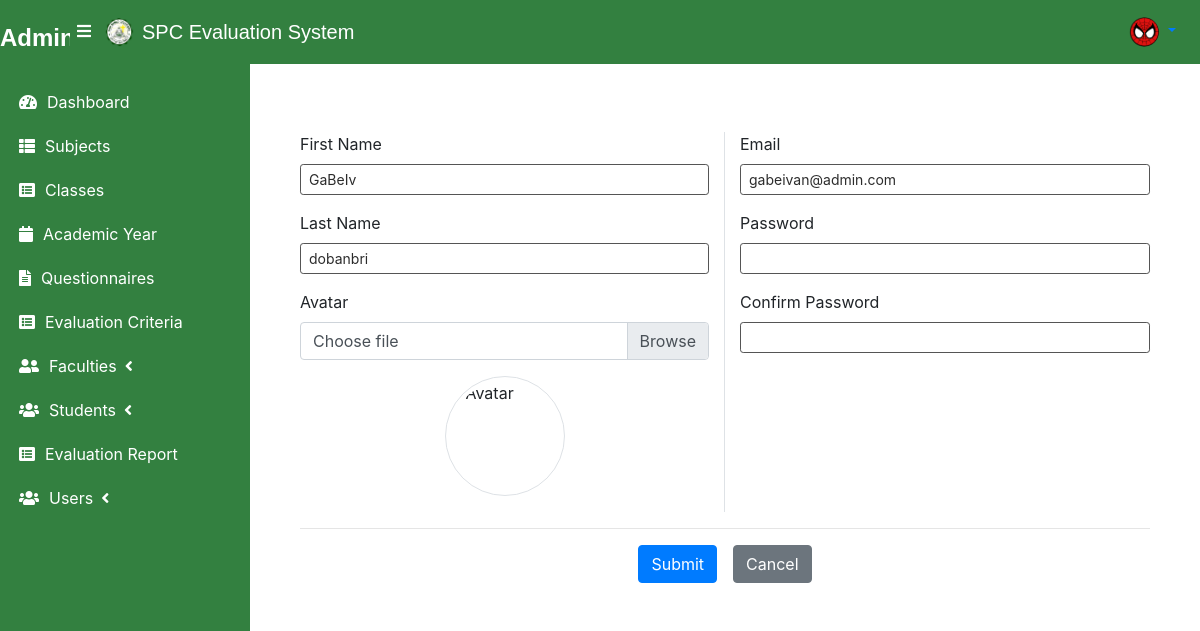
Page /users/1 (signed in) on the committed database.
### tables this page shows
CREATE TABLE users (
    id INTEGER PRIMARY KEY AUTOINCREMENT,
    firstname TEXT NOT NULL,
    lastname TEXT NOT NULL,
    email TEXT NOT NULL UNIQUE,
    password TEXT NOT NULL,
    avatar TEXT,
    datecreated DATETIME DEFAULT CURRENT_TIMESTAMP
);

### main.py (the view, shortened to what this page needs)
@app.route('/users/new', methods=['GET', 'POST'])
@app.route('/users/<int:id>', methods=['GET', 'POST'])
def new_user(id=None):
    conn = get_db_connection()
    user = None
    if id:
        user = conn.execute('SELECT * FROM users WHERE id = ?', (id,)).fetchone()
    conn.close()
    return render_template('admin/new_user.html', user=user, avatar_path=session.get('avatar_path'))

### main.py (called while the page is built)
def get_db_connection():
    conn = sqlite3.connect('database.db')
    conn.row_factory = sqlite3.Row
    return conn

### templates/admin/new_user.html (shortened to what this page needs)
{% extends "admin/layout.html" %}
{% block content %}
<div class="col-lg-12">
    <div class="card">
        <div class="card-body">
            <form method="POST" id="manage_user" enctype="multipart/form-data">
                <div class="row">
                    <div class="col-md-6 border-right">
                        <div class="form-group">
                            <label for="" class="control-label">First Name</label>
                            <input type="text" name="firstname" class="form-control form-control-sm" required value="{{ user.firstname if user else '' }}">
                        </div>
                        <div class="form-group">
                            <label for="" class="control-label">Last Name</label>
                            <input type="text" name="lastname" class="form-control form-control-sm" required value="{{ user.lastname if user else '' }}">
                        </div>
                        <div class="form-group">
                            <label for="customFile" class="control-label">Avatar</label>
                            <div class="custom-file">
                                <label class="custom-file-label" for="customFile">Choose file</label>
                            </div>
                        </div>
                        <div class="form-group d-flex justify-content-center align-items-center">
                            <img src="{{ url_for('static', filename='uploads/' + avatar) if avatar else '' }}" alt="Avatar" id="cimg" class="img-fluid img-thumbnail ">
                        </div>
                    </div>
                    <div class="col-md-6">
                        <div class="form-group">
                            <label class="control-label">Email</label>
                            <input type="email" class="form-control form-control-sm" name="email" required value="{{ user.email if user else '' }}">
                        </div>
                        <div class="form-group">
                            <label class="control-label">Password</label>
                            <input type="password" class="form-control form-control-sm" name="password" {{ '' if not user else 'required' }}>
                        </div>
                        <div class="form-group">
                            <label class="label control-label">Confirm Password</label>
                            <input type="password" class="form-control form-control-sm" name="cpass" {{ '' if not user else 'required' }}>
                        </div>
                    </div>
                </div>
                <hr>
                <div class="col-lg-12 text-right justify-content-center d-flex">
                    <button type="submit" class="btn btn-secondary btn-secondary-blue mr-3">{{ 'Update' if student else 'Submit' }}</button>
                    <button type="button" class="btn btn-secondary" onclick="window.location.href = '/users';">Cancel</button>
                </div>
            </form>
        </div>
    </div>
</div>
{% endblock %}

### static/css/styles.css (style rules this page uses)
.card { background-color: #ffffff; border: none; border-radius: 10px; }
.form-control { background-color: #ffffff; border: 1px solid #555555; color: #2c2c2c; margin-bottom: 15px; }
img#cimg { height: 15vh; width: 15vh; object-fit: cover; border-radius: 100%; }
.btn-secondary-blue { color: #fff; background-color: #007bff; border-color: #007bff; }

### rows in the picture
users: firstname "GaBeIv", lastname "dobanbri", email "gabeivan@admin.com"

### other values in the picture
{{ 'Update' if student else 'Submit' }} "Submit"
